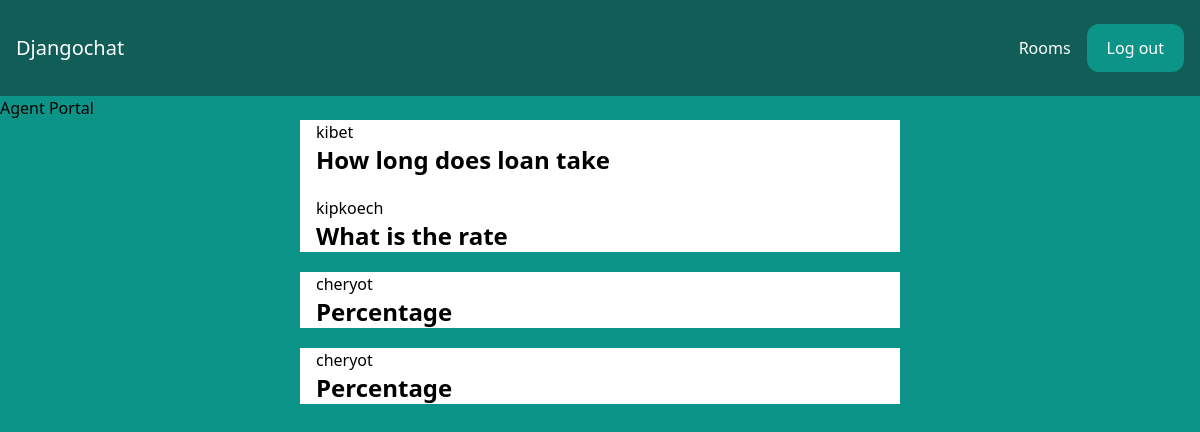
The page /rooms/ (signed in) on the database as committed earlier.
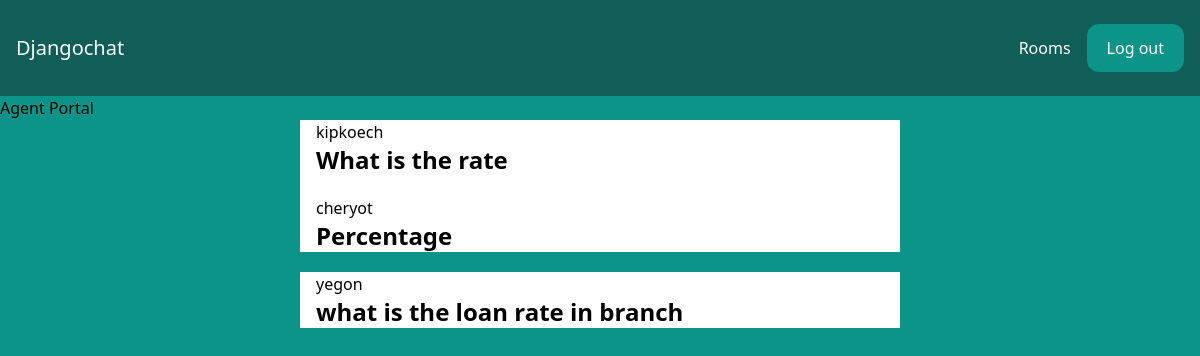
The same page on the database as committed later.
### room/models.py (models this page shows)
class CustomerMessage(models.Model):
    user_id =models.AutoField(primary_key=True)
    sender_name = models.CharField(max_length=255)
    message = models.TextField()
    timestamp = models.DateTimeField(auto_now_add=True)
    agent_response = models.TextField(blank=True, null=True)

### room/views.py (the view)
# urls.py: path('', agent_portal, name='agent_portal'),
@login_required
def agent_portal(request):
    messages = CustomerMessage.objects.filter(agent_response__isnull=True)
    return render(request, 'room/agent_portal.html', {'messages': messages})

### room/templates/room/agent_portal.html
{% extends 'core/base.html' %}
{% block content %}
  <h1>Agent Portal</h1>
  <div class="w-full flex flex-wrap items-center">
  {% for message in messages %}
    <div class="lg:w-2/4 px-4 mx-auto bg-white">
      <a href="{% url 'view_message' message.user_id %}">{{ message.sender_name }} </a>
      <div class="mb-5 text-2xl font-semibold">{{ message.message }}</div>
    </div>
    </div>
  {% endfor %}
{% endblock %}

Rows that differ between the two databases and show on the page:
no longer on this page (row edited): CustomerMessage: sender_name "kibet", message "How long does loan take"
no longer on this page (row edited): CustomerMessage: sender_name "cheryot", message "Percentage"
added CustomerMessage: sender_name "yegon", message "what is the loan rate in branch"
